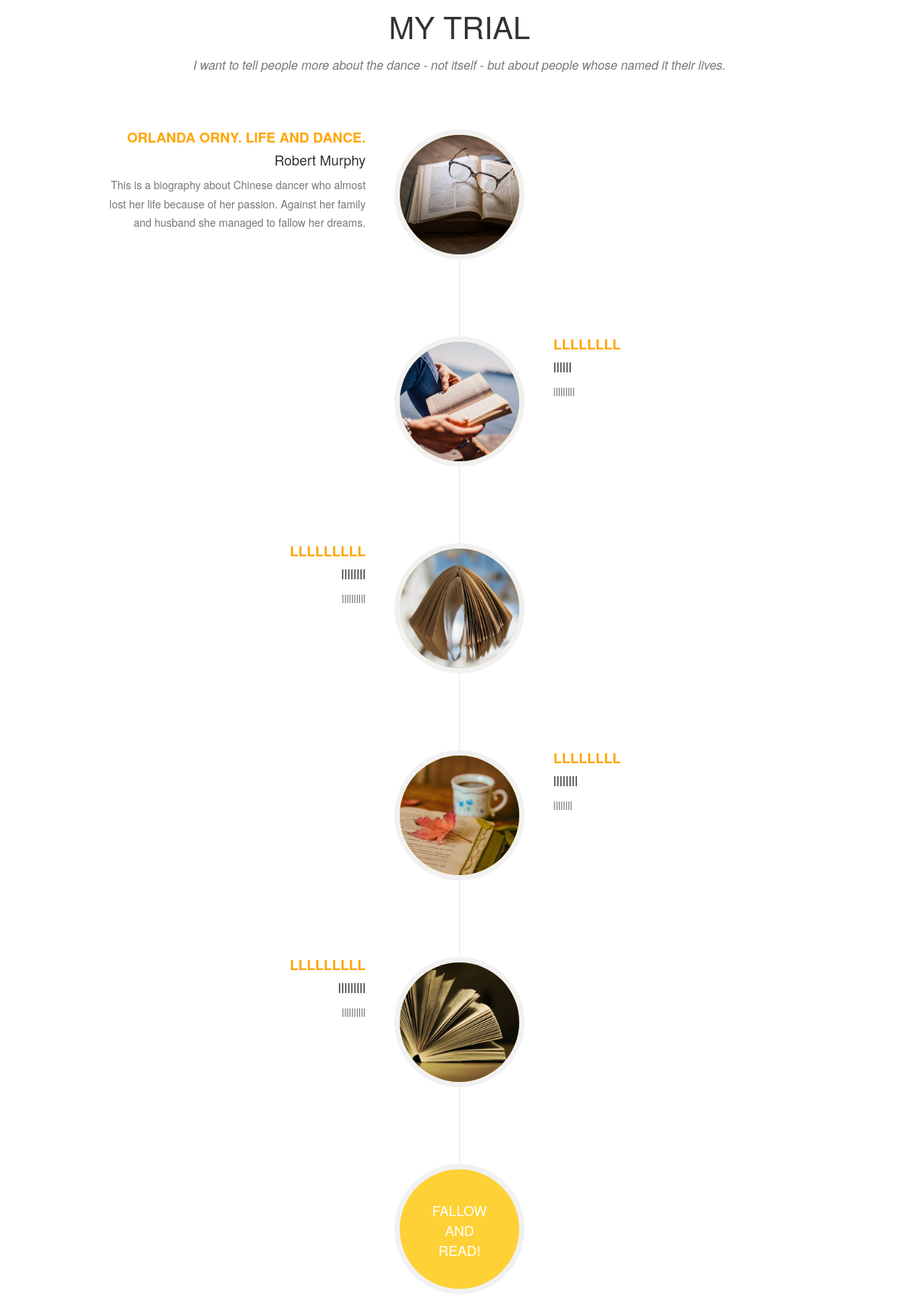
Before: /view/20 (middle part) with the older database file.
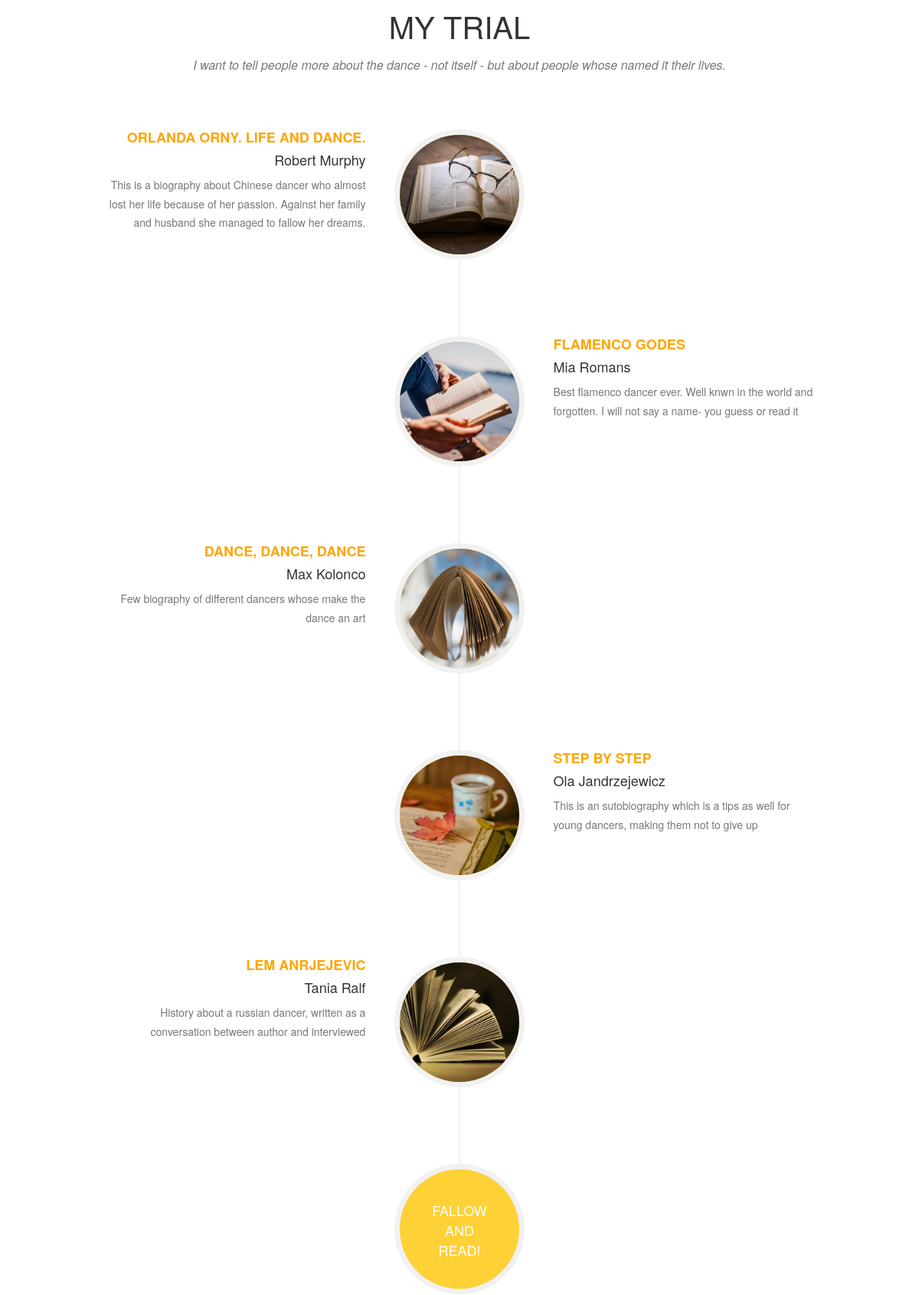
After: the same page with the newer database file.
### tables this page shows
CREATE TABLE books
                  (id INTEGER PRIMARY KEY, p_name text, p_surname text, p_desc text, p_img text, path_status text, path_desc text, b1_title text, b1_author text, b1_img text, b1_desc text, b2_title text, b2_author text, b2_img text, b2_desc text, b3_title text, b3_author text, b3_img text, b3_desc text, b4_title text, b4_author text, b4_img text, b4_desc text, b5_title text, b5_author text, b5_img text, b5_desc text, ip text);

### run_app.py (the view)
@app.route('/view/<int:id>',methods=['GET','POST'])
def view(id):
    sql2 = ('SELECT * FROM books WHERE id = ?')
    connection = sqlite3.connect("books.db")
    connection.row_factory = sqlite3.Row
    chosen_path = connection.cursor().execute(sql2,[id]).fetchall()
    return render_template("view.html", chosen_path=chosen_path)
    connection.close()

### templates/view.html (shortened to what this page needs)
<!DOCTYPE html>
<html lang="en">
<head>
	<link rel="stylesheet" type="text/css" href="{{ url_for('static', filename='vendor/bootstrap/css/bootstrap.min.css')}}">
	<link rel="stylesheet" type="text/css" href="{{ url_for('static', filename='vendor/font-awesome/css/font-awesome.min.css')}}">
	<link rel="stylesheet" type="text/css" href="{{ url_for('static', filename='css/main.css')}}">
</head>
<body id="page-top" class="index">
{% for row in chosen_path %}
    <section id="path">
        <div class="container">
            <div class="row">
                <div class="col-lg-12 text-center">
                    <h2 class="section-heading">My trial</h2>
                    <h3 class="section-subheading text-muted">{{ row["path_desc"] }}</h3>
                </div>
            </div>
            <div class="row">
                <div class="col-lg-12">
                    <ul class="timeline">
                        <li>
                            <div class="timeline-image">
                                <img class="img-circle img-responsive" src="http://localhost:5000/static/img/view/1.jpg" alt="">
                            </div>
                            <div class="timeline-panel">
                                <div class="timeline-heading">
                                    <h4 style="color:orange"><b>{{ row["b1_title"] }}</b></h4>
                                    <h4 class="subheading">{{ row["b1_author"] }}</h4>
                                </div>
                                <div class="timeline-body">
                                    <p class="text-muted">{{ row["b1_desc"] }}</p>
                                </div>
                            </div>
                        </li>
                        <li class="timeline-inverted">
                            <div class="timeline-image">
                                <img class="img-circle img-responsive" src="http://localhost:5000/static/img/view/4.jpg" alt="">
                            </div>
                            <div class="timeline-panel">
                                <div class="timeline-heading">
                                    <h4 style="color:orange"><b>{{ row["b2_title"] }}</b></h4>
                                    <h4 class="subheading">{{ row["b2_author"] }}</h4>
                                </div>
                                <div class="timeline-body">
                                    <p class="text-muted">{{ row["b2_desc"] }}</p>
                                </div>
                            </div>
                        </li>
                        <li>
                            <div class="timeline-image">
                                <img class="img-circle img-responsive" src="http://localhost:5000/static/img/view/2.jpg" alt="">
                            </div>
                            <div class="timeline-panel">
                                <div class="timeline-heading">
                                    <h4 style="color:orange"><b>{{ row["b3_title"] }}</b></h4>
                                    <h4 class="subheading">{{ row["b3_author"] }}</h4>
                                </div>
                                <div class="timeline-body">
                                    <p class="text-muted">{{ row["b3_desc"] }}</p>
                                </div>
                            </div>
                        </li>
                        <li class="timeline-inverted">
                            <div class="timeline-image">
                                <img class="img-circle img-responsive" src="http://localhost:5000/static/img/view/5.jpg" alt="">
                            </div>
                            <div class="timeline-panel">
                                <div class="timeline-heading">
                                    <h4 style="color:orange"><b>{{ row["b4_title"] }}</b></h4>
                                    <h4 class="subheading">{{ row["b4_author"] }}</h4>
                                </div>
                                <div class="timeline-body">
                                    <p class="text-muted">{{ row["b4_desc"] }}</p>
                                </div>
                            </div>
                        </li>
						         <li>
                            <div class="timeline-image">
                                <img class="img-circle img-responsive" src="http://localhost:5000/static/img/view/3.jpg" alt="">
                            </div>
                            <div class="timeline-panel">
                                <div class="timeline-heading">
                                    <h4 style="color:orange"><b>{{ row["b5_title"] }}</b></h4>
                                    <h4 class="subheading">{{ row["b5_author"] }}</h4>
                                </div>
                                <div class="timeline-body">
                                    <p class="text-muted">{{ row["b5_desc"] }}</p>
                                </div>
                            </div>
                        </li>
                        <li class="timeline-inverted">
                            <div class="timeline-image">
                                <h4>Fallow
                                    <br>and
                                    <br>read!</h4>{%  endfor %}
           </div>
                        </li>
                    </ul>
                </div>
            </div>
        </div>
    </section>
	<link rel="stylesheet" type="text/css" href="{{ url_for('static', filename='vendor/bootstrap/css/bootstrap.min.css')}}">
</body>
</html>

### static/css/main.css (style rules this page uses)
body { overflow-x: hidden; font-family: "Roboto Slab", "Helvetica Neue", Helvetica, Arial, sans-serif; }
.text-muted { color: #777777; }
p { font-size: 14px; line-height: 1.75; }
h1, h2, h3, h4, h5, h6 { font-family: "Montserrat", "Helvetica Neue", Helvetica, Arial, sans-serif; text-transform: uppercase; font-weight: 700; }
section { padding: 100px 0; }
section h2.section-heading { font-size: 40px; margin-top: 0; margin-bottom: 15px; }
section h3.section-subheading { font-size: 16px; font-family: "Droid Serif", "Helvetica Neue", Helvetica, Arial, sans-serif; text-transform: none; font-style: italic; font-weight: 400; margin-bottom: 75px; }
@media (min-width: 768px) { section { padding: 150px 0; } }
.timeline { list-style: none; padding: 0; position: relative; }
.timeline:before { top: 0; bottom: 0; position: absolute; content: ""; width: 2px; background-color: #f1f1f1; left: 40px; margin-left: -1.5px; }
.timeline > li { margin-bottom: 50px; position: relative; min-height: 50px; }
.timeline > li:before, .timeline > li:after { content: " "; display: table; }
.timeline > li:after { clear: both; }
.timeline > li .timeline-panel { width: 100%; float: right; padding: 0 20px 0 100px; position: relative; text-align: left; }
.timeline > li .timeline-panel:before { border-left-width: 0; border-right-width: 15px; left: -15px; right: auto; }
.timeline > li .timeline-panel:after { border-left-width: 0; border-right-width: 14px; left: -14px; right: auto; }
.timeline > li .timeline-image { left: 0; margin-left: 0; width: 80px; height: 80px; position: absolute; z-index: 100; background-color: #fed136; color: white; border-radius: 100%; border: 7px solid #f1f1f1; text-align: center; }
.timeline > li .timeline-image h4 { font-size: 10px; margin-top: 12px; line-height: 14px; }
.timeline > li.timeline-inverted > .timeline-panel { float: right; text-align: left; padding: 0 20px 0 100px; }
.timeline > li.timeline-inverted > .timeline-panel:before { border-left-width: 0; border-right-width: 15px; left: -15px; right: auto; }
.timeline > li.timeline-inverted > .timeline-panel:after { border-left-width: 0; border-right-width: 14px; left: -14px; right: auto; }
.timeline > li:last-child { margin-bottom: 0; }
.timeline .timeline-heading h4 { margin-top: 0; color: inherit; }
.timeline .timeline-heading h4.subheading { text-transform: none; }
.timeline .timeline-body > p, .timeline .timeline-body > ul { margin-bottom: 0; }
@media (min-width: 768px) { .timeline:before { left: 50%; } }
@media (min-width: 768px) { .timeline > li { margin-bottom: 100px; min-height: 100px; } }
@media (min-width: 768px) { .timeline > li .timeline-panel { width: 41%; float: left; padding: 0 20px 20px 30px; text-align: right; } }
@media (min-width: 768px) { .timeline > li .timeline-image { width: 100px; height: 100px; left: 50%; margin-left: -50px; } }
@media (min-width: 768px) { .timeline > li .timeline-image h4 { font-size: 13px; margin-top: 16px; line-height: 18px; } }
@media (min-width: 768px) { .timeline > li.timeline-inverted > .timeline-panel { float: right; text-align: left; padding: 0 30px 20px 20px; } }
@media (min-width: 992px) { .timeline > li { min-height: 150px; } }
@media (min-width: 992px) { .timeline > li .timeline-panel { padding: 0 20px 20px; } }
@media (min-width: 992px) { .timeline > li .timeline-image { width: 150px; height: 150px; margin-left: -75px; } }
@media (min-width: 992px) { .timeline > li .timeline-image h4 { font-size: 18px; margin-top: 30px; line-height: 26px; } }
@media (min-width: 992px) { .timeline > li.timeline-inverted > .timeline-panel { padding: 0 20px 20px; } }
@media (min-width: 1200px) { .timeline > li { min-height: 170px; } }
@media (min-width: 1200px) { .timeline > li .timeline-panel { padding: 0 20px 20px 100px; } }
@media (min-width: 1200px) { .timeline > li .timeline-image { width: 170px; height: 170px; margin-left: -85px; } }
@media (min-width: 1200px) { .timeline > li .timeline-image h4 { margin-top: 40px; } }
@media (min-width: 1200px) { .timeline > li.timeline-inverted > .timeline-panel { padding: 0 100px 20px 20px; } }
body { webkit-tap-highlight-color: #fed136; }

Changed rows visible on the page:
changed books "ORLANDA ORNY. LIFE AND DANCE.": b2_title "LLLLLLLL" → "FLAMENCO GODES"; b2_author "llllll" → "Mia Romans"; b2_desc "lllllllll" → "Best flamenco dancer ever. Well knwn in the world and forgotten. I will not say a name- you guess or read it"; b3_title "LLLLLLLLL" → "DANCE, DANCE, DANCE"; b3_author "llllllll" → "Max Kolonco"; b3_desc "llllllllll" → "Few biography of different dancers whose make the dance an art"; b4_title "LLLLLLLL" → "STEP BY STEP"; b4_author "llllllll" → "Ola Jandrzejewicz"; b4_desc "llllllll" → "This is an sutobiography which is a tips as well for young dancers, making them not to give up"; b5_title "LLLLLLLLL" → "LEM ANRJEJEVIC"; b5_author "lllllllll" → "Tania Ralf"; b5_desc "llllllllll" → "History about a russian dancer, written as a conversation between author and interviewed"
